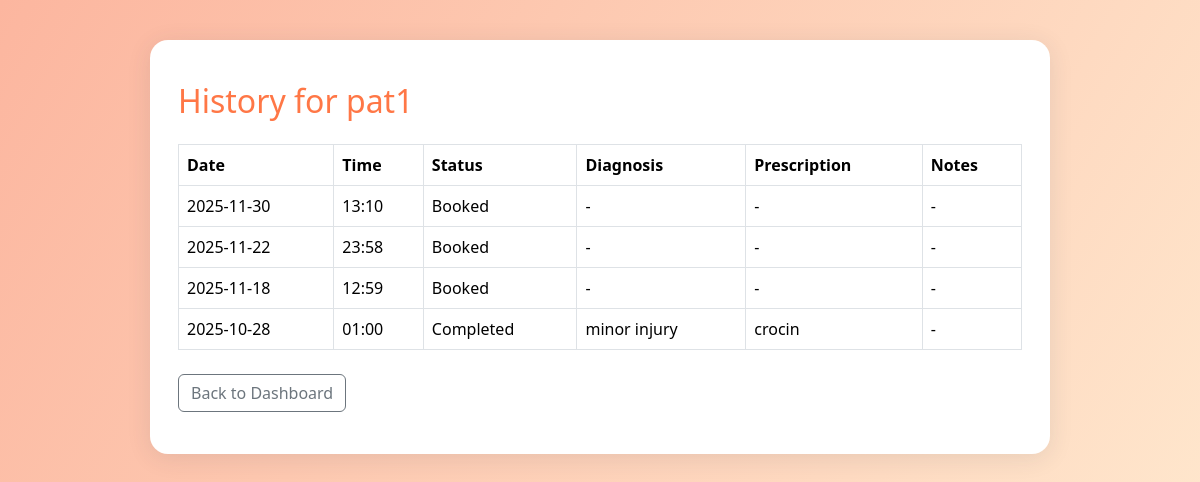
/doctor/patient/6/history (signed in), run on an earlier commit of the app's database.
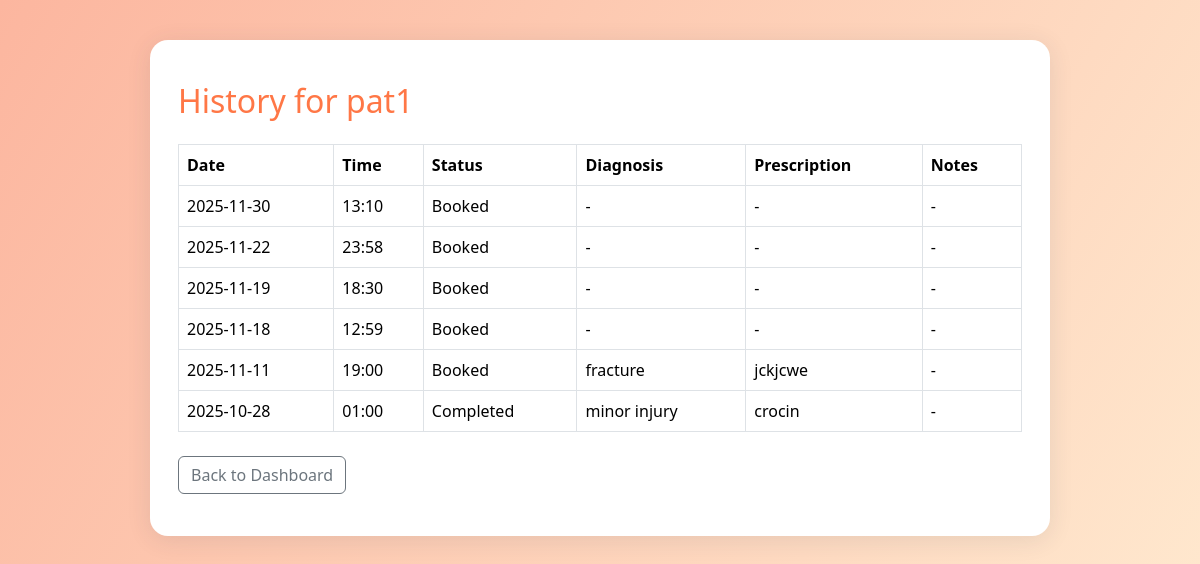
And on a later commit of the database.
### tables this page shows
CREATE TABLE appointments (
    id INTEGER PRIMARY KEY AUTOINCREMENT,
    doctor_id INTEGER NOT NULL,
    patient_id INTEGER NOT NULL,
    date TEXT NOT NULL,
    time TEXT NOT NULL,
    status TEXT NOT NULL CHECK(status IN ('Booked', 'Completed', 'Cancelled')),
    diagnosis TEXT,
    prescription TEXT,
    notes TEXT,
    FOREIGN KEY (doctor_id) REFERENCES users(id),
    FOREIGN KEY (patient_id) REFERENCES users(id)
);

### app.py (the view)
@app.route("/doctor/patient/<int:patient_id>/history")
def doctor_patient_history(patient_id):
    if 'user_id' not in session or session.get('role') != 'doctor':
        return redirect(url_for('login'))
    db = get_db()
    appts = db.execute('''
        SELECT date, time, status, diagnosis, prescription, notes
        FROM appointments
        WHERE patient_id = ?
        ORDER BY date DESC, time DESC
    ''', (patient_id,)).fetchall()
    patient = db.execute('SELECT name FROM patients WHERE id=?', (patient_id,)).fetchone()
    return render_template("doctor_patient_history.html", appts=appts, patient=patient)

### app.py (called while the page is built)
def get_db():
    db = getattr(g, '_database', None)
    if db is None:
        db = g._database = sqlite3.connect(DATABASE)
    return db

@app.teardown_appcontext
def close_connection(exception):
    db = getattr(g, '_database', None)
    if db is not None:
        db.close()

### templates/doctor_patient_history.html (shortened to what this page needs)
<!doctype html>
<html lang="en">
<head>
    <link href="https://cdn.jsdelivr.net/npm/bootstrap@5.3.2/dist/css/bootstrap.min.css" rel="stylesheet">
</head>
<body>
  <div class="main-card">
    <h2>History for {{ patient[0] if patient else 'Unknown Patient' }}</h2>
    <table class="table table-hover table-bordered align-middle mt-4">
      <thead>
        <tr>
          <th>Date</th><th>Time</th><th>Status</th><th>Diagnosis</th><th>Prescription</th><th>Notes</th>
        </tr>
      </thead>
      <tbody>
        {% for appt in appts %}
        <tr>
          <td>{{ appt[0] }}</td>
          <td>{{ appt[1] }}</td>
          <td>{{ appt[2] }}</td>
          <td>{{ appt[3] or '-' }}</td>
          <td>{{ appt[4] or '-' }}</td>
          <td>{{ appt[5] or '-' }}</td>
        </tr>
        {% else %}
        <tr>
          <td colspan="6" class="text-center text-muted">No history found.</td>
        </tr>
        {% endfor %}
      </tbody>
    </table>
    <a href="{{ url_for('doctor_dashboard') }}" class="btn btn-outline-secondary mt-2">Back to Dashboard</a>
  </div>
</body>
</html>

What changed in the data, as far as the page shows it:
added appointments: date "2025-11-19", time "18:30", status "Booked", appt "-"
added appointments: date "2025-11-11", time "19:00", status "Booked", diagnosis "fracture", prescription "jckjcwe", notes "-"
